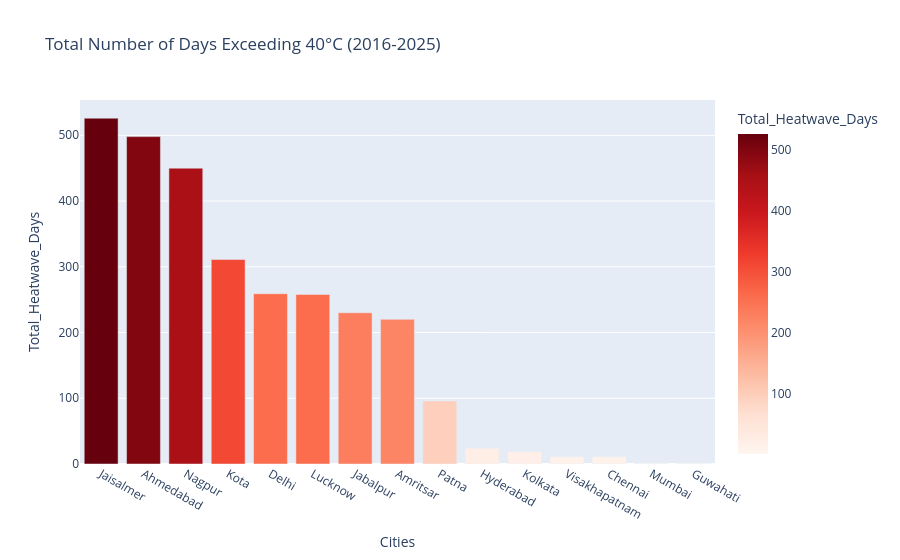

Notebook code cell kept with this figure:
### Code cell
df['is_extreme_heat'] = df['temperature_2m_max'] > 40.0

heatwave_counts = df.groupby('Cities')['is_extreme_heat'].sum().reset_index()
heatwave_counts.rename(columns={'is_extreme_heat': 'Total_Heatwave_Days'}, inplace=True)

heatwave_counts = heatwave_counts.sort_values(by='Total_Heatwave_Days', ascending=False)

fig = px.bar(
    heatwave_counts[heatwave_counts['Total_Heatwave_Days'] > 0],
    x='Cities', 
    y='Total_Heatwave_Days',
    title='Total Number of Days Exceeding 40°C (2016-2025)',
    color='Total_Heatwave_Days',
    color_continuous_scale='Reds'
)
fig.show()

### Figure 1 — Plotly figure (JSON) as saved in the notebook; plotly's stock layout.template omitted (floating-point values rounded to 4 significant figures)
{"data": [{"hovertemplate": "Cities=%{x}<br>Total_Heatwave_Days=%{marker.color}<extra></extra>", "legendgroup": "", "marker": {"color": [526, 498, 450, 311, 259, 258, 230, 220, 96, 24, 19, 11, 11, 1, 1], "coloraxis": "coloraxis", "pattern": {"shape": ""}}, "name": "", "orientation": "v", "showlegend": false, "textposition": "auto", "type": "bar", "x": ["Jaisalmer", "Ahmedabad", "Nagpur", "Kota", "Delhi", "Lucknow", "Jabalpur", "Amritsar", "Patna", "Hyderabad", "Kolkata", "Visakhapatnam", "Chennai", "Mumbai", "Guwahati"], "xaxis": "x", "y": [526, 498, 450, 311, 259, 258, 230, 220, 96, 24, 19, 11, 11, 1, 1], "yaxis": "y"}], "layout": {"barmode": "relative", "coloraxis": {"colorbar": {"title": {"text": "Total_Heatwave_Days"}}, "colorscale": [[0, "rgb(255,245,240)"], [0.125, "rgb(254,224,210)"], [0.25, "rgb(252,187,161)"], [0.375, "rgb(252,146,114)"], [0.5, "rgb(251,106,74)"], [0.625, "rgb(239,59,44)"], [0.75, "rgb(203,24,29)"], [0.875, "rgb(165,15,21)"], [1, "rgb(103,0,13)"]]}, "legend": {"tracegroupgap": 0}, "title": {"text": "Total Number of Days Exceeding 40°C (2016-2025)"}, "xaxis": {"anchor": "y", "domain": [0, 1], "title": {"text": "Cities"}}, "yaxis": {"anchor": "x", "domain": [0, 1], "title": {"text": "Total_Heatwave_Days"}}}}
